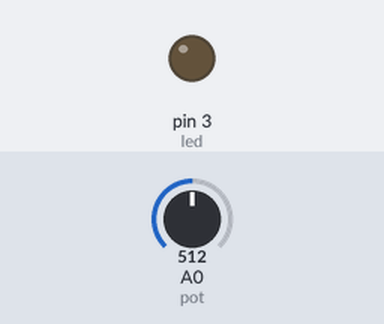
The sketch below on a simulated Arduino Uno, built with avr-gcc and run on an emulated ATmega328P. Parts: output pins drawn as LEDs (lit = HIGH). The inputs (shaded band) are chosen by the test bench; at power-on: A0 (pot) = 512. What the sketch prints to the serial monitor is not drawn.

Above: at 0.15 s.
Timing chart, 0 to 1.8 s (numbered marks = the images above):
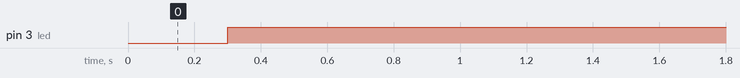

Measured:
- by itself, pin 3 (led): LOW → HIGH at 0.30 s

The sketch:

NOT.ino
```cpp
int led = 3;
int pot = A0;
int valor;


void setup() {
  // put your setup code here, to run once:
  pinMode(led, OUTPUT);
  Serial.begin(9600);
}

void loop() {
  // put your main code here, to run repeatedly:
  valor = analogRead(pot);
  valor = map(valor, 0, 1023, 0, 1);
  Serial.println(String(valor));
  delay(300);
  puertaNOT(valor);
}

void puertaNOT(int v) {
  if(v == 0){
    digitalWrite(led, 1);
  }else{
    digitalWrite(led, 0);
  }
}
```
